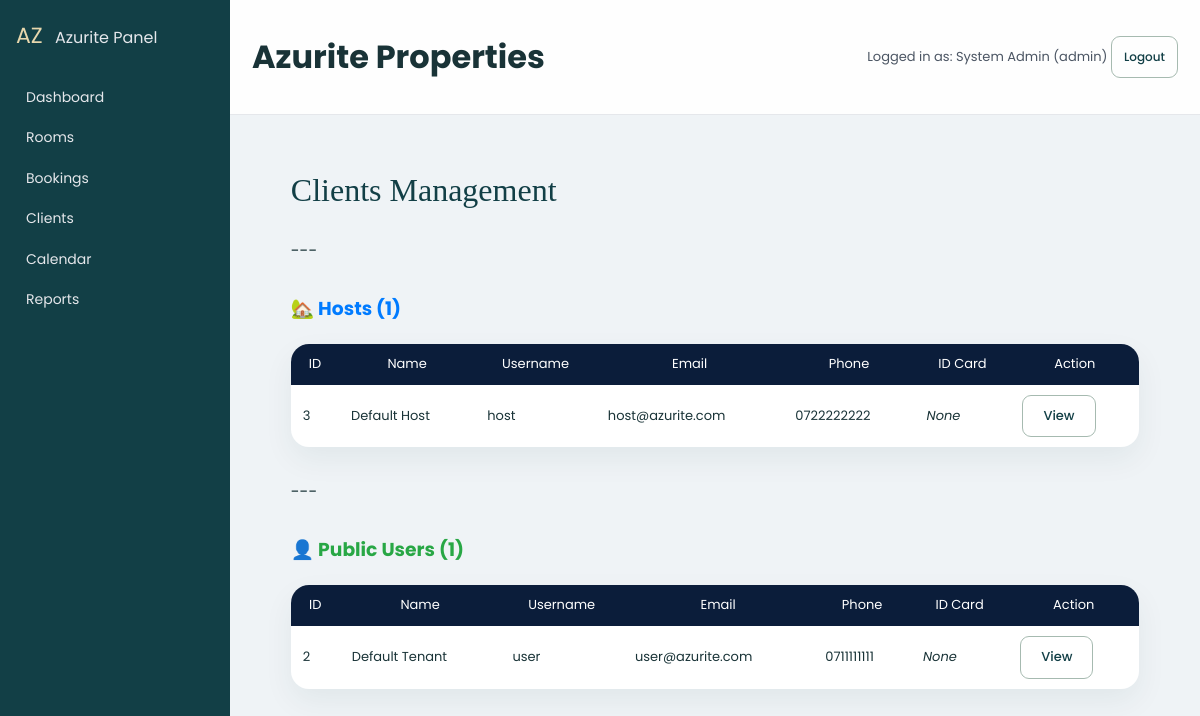
The page /public/admin/clients.php (signed in) on the database its author committed.
### tables this page shows
CREATE TABLE users (
  id INT AUTO_INCREMENT PRIMARY KEY,
  full_name VARCHAR(150) NOT NULL,
  username VARCHAR(80) NOT NULL UNIQUE,
  email VARCHAR(150) NOT NULL UNIQUE,
  phone VARCHAR(30),
  password_md5 VARCHAR(255) NOT NULL,
  role ENUM('admin','host','tenant') NOT NULL DEFAULT 'tenant',
  id_card_path VARCHAR(255),
  avatar_path VARCHAR(255),
  is_active TINYINT(1) NOT NULL DEFAULT 1,
  created_at DATETIME DEFAULT CURRENT_TIMESTAMP
);

### includes/helpers.php (called while the page is built, shortened)
<?php
function public_base() {
    $script = str_replace('\\', '/', $_SERVER['SCRIPT_NAME'] ?? '/public/index.php');
    $position = strrpos($script, '/public/');
    return $position === false ? '/' : substr($script, 0, $position) . '/public/';
}
function e($str) {
    return htmlspecialchars((string)($str ?? ''), ENT_QUOTES | ENT_SUBSTITUTE, 'UTF-8');
}
function current_user() {
    return $_SESSION['user'] ?? null;
}

### public/admin/clients.php (the view, shortened to what this page needs)
<?php
require_once __DIR__ . '/../../includes/db.php';
require_once __DIR__ . '/../../includes/helpers.php';
$all_users = $pdo->query("
    SELECT id, full_name, username, email, phone, role, created_at, id_card_path
    FROM users ORDER BY created_at DESC
")->fetchAll(PDO::FETCH_ASSOC);
$hosts = [];
$public_users = [];
foreach ($all_users as $user) {
    if ($user['role'] === 'host') {
        $hosts[] = $user;
    } else if ($user['role'] !== 'admin') {
        $public_users[] = $user;
    }
}
include __DIR__ . '/../../includes/admin_header.php';
?>
<div class="section-heading">
  <h2>Clients Management</h2>
</div>
---
<div class="hosts-section">
    <h3 style="margin-top: 30px; margin-bottom: 20px; color: #007bff;">🏡 Hosts (<?php echo count($hosts); ?>)</h3>
    <?php if (empty($hosts)): ?>
        <p>No hosts found.</p>
    <?php else: ?>
        <table class="table">
        <thead>
        <tr>
            <th>ID</th>
            <th>Name</th>
            <th>Username</th>
            <th>Email</th>
            <th>Phone</th>
            <th>ID Card</th>
            <th>Action</th>
        </tr>
        </thead>
        <tbody>
        <?php foreach ($hosts as $u): ?>
        <tr>
            <td><?php echo $u['id']; ?></td>
            <td><?php echo e($u['full_name']); ?></td>
            <td><?php echo e($u['username']); ?></td>
            <td><?php echo e($u['email']); ?></td>
            <td><?php echo e($u['phone']); ?></td>
            <td>
                <?php if ($u['id_card_path']): ?>
                    <img src="<?php echo e(public_base()); ?>document.php?file=<?php echo $u['id_card_path']; ?>" width="60" style="border: 1px solid #007bff;">
                <?php else: ?>
                    <em>None</em>
                <?php endif; ?>
            </td>
            <td><a class="btn-outline" href="client_view.php?id=<?php echo $u['id']; ?>">View</a></td>
        </tr>
        <?php endforeach; ?>
        </tbody>
        </table>
    <?php endif; ?>
</div>
---
<div class="public-users-section">
    <h3 style="margin-top: 30px; margin-bottom: 20px; color: #28a745;">👤 Public Users (<?php echo count($public_users); ?>)</h3>
    <?php if (empty($public_users)): ?>
        <p>No public users found.</p>
    <?php else: ?>
        <table class="table">
        <thead>
        <tr>
            <th>ID</th>
            <th>Name</th>
            <th>Username</th>
            <th>Email</th>
            <th>Phone</th>
            <th>ID Card</th>
            <th>Action</th>
        </tr>
        </thead>
        <tbody>
        <?php foreach ($public_users as $u): ?>
        <tr>
            <td><?php echo $u['id']; ?></td>
            <td><?php echo e($u['full_name']); ?></td>
            <td><?php echo e($u['username']); ?></td>
            <td><?php echo e($u['email']); ?></td>
            <td><?php echo e($u['phone']); ?></td>
            <td>
                <?php if ($u['id_card_path']): ?>
                    <img src="<?php echo e(public_base()); ?>document.php?file=<?php echo $u['id_card_path']; ?>" width="60">
                <?php else: ?>
                    <em>None</em>
                <?php endif; ?>
            </td>
            <td><a class="btn-outline" href="client_view.php?id=<?php echo $u['id']; ?>">View</a></td>
        </tr>
        <?php endforeach; ?>
        </tbody>
        </table>
    <?php endif; ?>
</div>
<?php include __DIR__ . '/../../includes/admin_footer.php'; ?>

### includes/admin_header.php (shortened to what this page needs)
<?php
require_once __DIR__ . '/helpers.php';
$admin = current_user();
$base = public_base();
?>
<!DOCTYPE html>
<html lang="en">
<head>
  <link rel="stylesheet" href="<?php echo $base; ?>assets/css/style.css">
  <link rel="stylesheet" href="<?php echo $base; ?>assets/css/modern.css">
  <link rel="stylesheet" href="<?php echo $base; ?>assets/css/select2.min.css">
  <link rel="stylesheet" href="<?php echo $base; ?>assets/css/jquery.datetimepicker.min.css">
  <link rel="stylesheet" href="<?php echo $base; ?>assets/css/jquery-te-1.4.0.css">
  <link rel="stylesheet" href="<?php echo $base; ?>assets/css/matarial.css">
<link rel="stylesheet" href="<?php echo $base; ?>assets/css/polish.css">
</head>
<body class="admin-body">
  <div class="admin-shell">
    <aside class="admin-sidebar">
      <div class="admin-logo">
        <span class="logo-mark">AZ</span>
        <span class="logo-text">Azurite Panel</span>
      </div>
      <nav class="admin-nav">
        <a href="<?php echo $base; ?>admin/index.php">Dashboard</a>
        <a href="<?php echo $base; ?>admin/rooms.php">Rooms</a>
        <a href="<?php echo $base; ?>admin/bookings.php">Bookings</a>
        <a href="<?php echo $base; ?>admin/clients.php">Clients</a>
        <a href="<?php echo $base; ?>admin/calendar.php">Calendar</a>
        <a href="<?php echo $base; ?>admin/report_bookings.php">Reports</a>
      </nav>
    </aside>
    <div class="admin-main">
      <header class="admin-topbar">
        <div class="admin-top-left">
          <h1 class="admin-title">Azurite Properties</h1>
        </div>
        <div class="admin-top-right">
          <?php if ($admin): ?>
            <span class="admin-user">
              Logged in as: <?php echo e($admin['full_name']); ?> (<?php echo e($admin['role']); ?>)
            </span>
          <?php endif; ?>
          <a href="<?php echo $base; ?>logout.php"
             class="btn-outline" style="padding:6px 12px;font-size:12px;">
            Logout
          </a>
        </div>
      </header>
      <div class="admin-content container">

### public/assets/css/style.css (style rules this page uses)
body { font-family: "Poppins", sans-serif !important; color: #444444; width: 100%; height: calc(100%); overflow-x: hidden; background: #eff3f6 !important; }
a { color: #1977cc; }
th { font-weight: 400 !important; }

### public/assets/css/modern.css (style rules this page uses)
:root { --az-primary:#0B1D3A; --az-primary-soft:#1C6DD0; --az-bg:#f5f7fb; --az-card-bg:#ffffff; --az-muted:#6b7280; --az-radius:18px; --az-shadow:0 18px 40px rgba(15,23,42,.18); }
body { font-family:'Poppins',system-ui,-apple-system,Segoe UI,Roboto,sans-serif; background:linear-gradient(135deg,#f5f7fb,#ecf2ff); color:#111827; }
.container { width:min(1200px,92vw); margin:0 auto; }
.btn-outline { display:inline-flex; align-items:center; justify-content:center; padding:10px 20px; border-radius:999px; border:1px solid rgba(148,163,184,.6); background:rgba(255,255,255,.8); color:#0f172a; font-weight:500; text-decoration:none; }
.section-heading { display:flex; justify-content:space-between; align-items:center; margin:24px 0 14px; }
.section-heading h2 { margin:0; font-size:22px; }
.table { width:100%; border-collapse:separate; border-spacing:0; margin:16px 0 32px; border-radius:18px; overflow:hidden; box-shadow:var(--az-shadow); background:#fff; }
.table th, .table td { padding:10px 12px; font-size:13px; }
.table thead { background:#0B1D3A; color:#fff; }
.admin-body { background:linear-gradient(135deg,#e5ecff,#f8fafc); }
.admin-shell { display:flex; min-height:100vh; }
.admin-sidebar { width:230px; background:#0B1D3A; color:#e5e7eb; display:flex; flex-direction:column; padding:18px 16px; }
.admin-logo { height:32px; border-radius:8px; }
.admin-nav a { display:block; color:#e5e7eb; text-decoration:none; padding:8px 10px; border-radius:10px; font-size:14px; margin-bottom:2px; }
.admin-main { flex:1; display:flex; flex-direction:column; }
.admin-topbar { display:flex; justify-content:space-between; align-items:center; padding:10px 22px; background:rgba(255,255,255,.95); border-bottom:1px solid #e5e7eb; }
.admin-content { padding:18px 22px 26px; }
.admin-user { font-size:13px; color:#4b5563; }

### public/assets/css/polish.css (style rules this page uses)
:root { --az-primary:#123f46; --az-primary-soft:#1d7377; --az-bg:#f7f8f4; --az-muted:#637373; --az-shadow:0 12px 30px #163b4010 }
* { box-sizing:border-box }
body { margin:0; background:#f7f8f4; color:#193337; font-family:Inter,Segoe UI,system-ui,sans-serif; line-height:1.6 }
a { color:#176d70 }
button,.btn-primary,.btn-outline { min-height:42px }
.container { width:min(1200px,92%) }
.btn-outline { border:1px solid #a6bab0; color:#123f46; background:transparent; border-radius:9px; box-shadow:none }
.section-heading { margin:32px 0 22px }
.section-heading h2 { font-family:Georgia,serif; font-size:32px; font-weight:500; color:#123f46 }
.admin-sidebar { background:#123f46 }
.admin-content { max-width:100%; overflow-x:auto }
.admin-topbar { gap:16px; flex-wrap:wrap }
.admin-top-right { flex-wrap:wrap; gap:10px }
.admin-user,.host-user { font-size:13px }
table { max-width:100% }
.admin-body { background:#f7f8f4 }
.admin-main { min-width:0 }
.admin-logo { height:auto; min-height:44px; margin-bottom:16px }
.logo-mark { color:#e7d7ad; font-size:22px; margin-right:8px }

### rows shown on the page
users: full_name "System Admin", role "admin"
users: id "3", full_name "Default Host", username "host", email "host@azurite.com", phone "0722222222", shows "None"
users: id "2", full_name "Default Tenant", username "user", email "user@azurite.com", phone "0711111111", shows "None"

### other values the page prints
count($hosts) "1"
count($public_users) "1"
